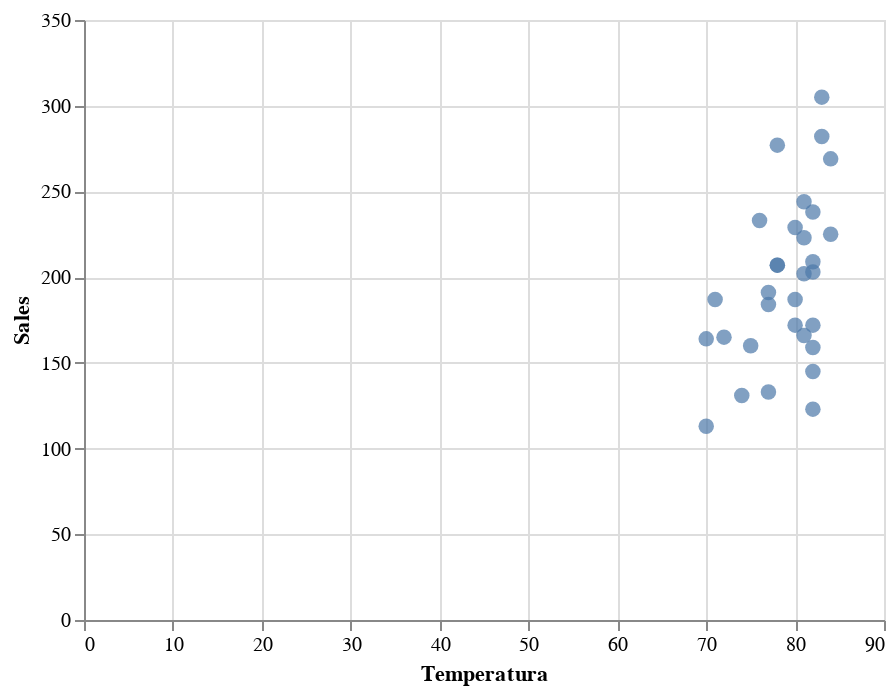

Notebook code cell kept with this figure:
### Code cell
data_plot = desenhar_grafico_vendas_por_variavel('Temperatura', limonadas)
data_plot

### Figure 1 — Vega-Lite specification as saved in the notebook (floating-point values rounded to 4 significant figures)
{"$schema": "https://vega.github.io/schema/vega-lite/v2.6.0.json", "config": {"view": {"height": 300, "width": 400}}, "data": {"name": "data-ba5f28dd6f6a78e17f4f67de88f1f416"}, "datasets": {"data-ba5f28dd6f6a78e17f4f67de88f1f416": [{"Data": "2016-07-01T00:00:00", "Folhetos": 90, "Laranja": 67, "Limao": 97, "Local": "Park", "LucroLaranja": 16.75, "LucroLimao": 24.25, "Preco": 0.25, "Rank": 30.5, "Revenue": 41, "Sales": 164, "Temperatura": 70}, {"Data": "2016-07-02T00:00:00", "Folhetos": 90, "Laranja": 67, "Limao": 98, "Local": "Park", "LucroLaranja": 16.75, "LucroLimao": 24.5, "Preco": 0.25, "Rank": 28, "Revenue": 41.25, "Sales": 165, "Temperatura": 72}, {"Data": "2016-07-03T00:00:00", "Folhetos": 104, "Laranja": 77, "Limao": 110, "Local": "Park", "LucroLaranja": 19.25, "LucroLimao": 27.5, "Preco": 0.25, "Rank": 29, "Revenue": 46.75, "Sales": 187, "Temperatura": 71}, {"Data": "2016-07-04T00:00:00", "Folhetos": 98, "Laranja": 99, "Limao": 134, "Local": "Beach", "LucroLaranja": 24.75, "LucroLimao": 33.5, "Preco": 0.25, "Rank": 25, "Revenue": 58.25, "Sales": 233, "Temperatura": 76}, {"Data": "2016-07-05T00:00:00", "Folhetos": 135, "Laranja": 118, "Limao": 159, "Local": "Beach", "LucroLaranja": 29.5, "LucroLimao": 39.75, "Preco": 0.25, "Rank": 20, "Revenue": 69.25, "Sales": 277, "Temperatura": 78}, {"Data": "2016-07-06T00:00:00", "Folhetos": 90, "Laranja": 69, "Limao": 103, "Local": "Beach", "LucroLaranja": 17.25, "LucroLimao": 25.75, "Preco": 0.25, "Rank": 8, "Revenue": 43, "Sales": 172, "Temperatura": 82}, {"Data": "2016-07-07T00:00:00", "Folhetos": 135, "Laranja": 101, "Limao": 143, "Local": "Beach", "LucroLaranja": 25.25, "LucroLimao": 35.75, "Preco": 0.25, "Rank": 13.5, "Revenue": 61, "Sales": 244, "Temperatura": 81}, {"Data": "2016-07-08T00:00:00", "Folhetos": 113, "Laranja": 86, "Limao": 123, "Local": "Beach", "LucroLaranja": 21.5, "LucroLimao": 30.75, "Preco": 0.25, "Rank": 8, "Revenue": 52.25, "Sales": 209, "Temperatura": 82}, {"Data": "2016-07-09T00:00:00", "Folhetos": 126, "Laranja": 95, "Limao": 134, "Local": "Beach", "LucroLaranja": 23.75, "LucroLimao": 33.5, "Preco": 0.25, "Rank": 17, "Revenue": 57.25, "Sales": 229, "Temperatura": 80}, {"Data": "2016-07-10T00:00:00", "Folhetos": 131, "Laranja": 98, "Limao": 140, "Local": "Beach", "LucroLaranja": 24.5, "LucroLimao": 35, "Preco": 0.25, "Rank": 8, "Revenue": 59.5, "Sales": 238, "Temperatura": 82}, {"Data": "2016-07-11T00:00:00", "Folhetos": 135, "Laranja": 120, "Limao": 162, "Local": "Beach", "LucroLaranja": 30, "LucroLimao": 40.5, "Preco": 0.25, "Rank": 3.5, "Revenue": 70.5, "Sales": 282, "Temperatura": 83}, {"Data": "2016-07-12T00:00:00", "Folhetos": 99, "Laranja": 95, "Limao": 130, "Local": "Beach", "LucroLaranja": 23.75, "LucroLimao": 32.5, "Preco": 0.25, "Rank": 1.5, "Revenue": 56.25, "Sales": 225, "Temperatura": 84}, {"Data": "2016-07-13T00:00:00", "Folhetos": 99, "Laranja": 75, "Limao": 109, "Local": "Beach", "LucroLaranja": 18.75, "LucroLimao": 27.25, "Preco": 0.25, "Rank": 23, "Revenue": 46, "Sales": 184, "Temperatura": 77}, {"Data": "2016-07-14T00:00:00", "Folhetos": 113, "Laranja": 85, "Limao": 122, "Local": "Beach", "LucroLaranja": 21.25, "LucroLimao": 30.5, "Preco": 0.25, "Rank": 20, "Revenue": 51.75, "Sales": 207, "Temperatura": 78}, {"Data": "2016-07-15T00:00:00", "Folhetos": 108, "Laranja": 62, "Limao": 98, "Local": "Beach", "LucroLaranja": 31, "LucroLimao": 49, "Preco": 0.5, "Rank": 26, "Revenue": 80, "Sales": 160, "Temperatura": 75}, {"Data": "2016-07-16T00:00:00", "Folhetos": 90, "Laranja": 50, "Limao": 81, "Local": "Beach", "LucroLaranja": 25, "LucroLimao": 40.5, "Preco": 0.5, "Rank": 27, "Revenue": 65.5, "Sales": 131, "Temperatura": 74}, {"Data": "2016-07-17T00:00:00", "Folhetos": 126, "Laranja": 76, "Limao": 115, "Local": "Beach", "LucroLaranja": 38, "LucroLimao": 57.5, "Preco": 0.5, "Rank": 23, "Revenue": 95.5, "Sales": 191, "Temperatura": 77}, {"Data": "2016-07-18T00:00:00", "Folhetos": 122, "Laranja": 92, "Limao": 131, "Local": "Park", "LucroLaranja": 46, "LucroLimao": 65.5, "Preco": 0.5, "Rank": 13.5, "Revenue": 111.5, "Sales": 223, "Temperatura": 81}, {"Data": "2016-07-19T00:00:00", "Folhetos": 113, "Laranja": 85, "Limao": 122, "Local": "Park", "LucroLaranja": 42.5, "LucroLimao": 61, "Preco": 0.5, "Rank": 20, "Revenue": 103.5, "Sales": 207, "Temperatura": 78}, {"Data": "2016-07-20T00:00:00", "Folhetos": 109.2, "Laranja": 42, "Limao": 71, "Local": "Park", "LucroLaranja": 21, "LucroLimao": 35.5, "Preco": 0.5, "Rank": 30.5, "Revenue": 56.5, "Sales": 113, "Temperatura": 70}, {"Data": "2016-07-21T00:00:00", "Folhetos": 90, "Laranja": 50, "Limao": 83, "Local": "Park", "LucroLaranja": 25, "LucroLimao": 41.5, "Preco": 0.5, "Rank": 23, "Revenue": 66.5, "Sales": 133, "Temperatura": 77}, {"Data": "2016-07-22T00:00:00", "Folhetos": 108, "Laranja": 75, "Limao": 112, "Local": "Park", "LucroLaranja": 37.5, "LucroLimao": 56, "Preco": 0.5, "Rank": 17, "Revenue": 93.5, "Sales": 187, "Temperatura": 80}, {"Data": "2016-07-23T00:00:00", "Folhetos": 117, "Laranja": 82, "Limao": 120, "Local": "Park", "LucroLaranja": 41, "LucroLimao": 60, "Preco": 0.5, "Rank": 13.5, "Revenue": 101, "Sales": 202, "Temperatura": 81}, {"Data": "2016-07-24T00:00:00", "Folhetos": 117, "Laranja": 82, "Limao": 121, "Local": "Park", "LucroLaranja": 41, "LucroLimao": 60.5, "Preco": 0.5, "Rank": 8, "Revenue": 101.5, "Sales": 203, "Temperatura": 82}, {"Data": "2016-07-25T00:00:00", "Folhetos": 135, "Laranja": 113, "Limao": 156, "Local": "Park", "LucroLaranja": 56.5, "LucroLimao": 78, "Preco": 0.5, "Rank": 1.5, "Revenue": 134.5, "Sales": 269, "Temperatura": 84}, {"Data": "2016-07-26T00:00:00", "Folhetos": 158, "Laranja": 129, "Limao": 176, "Local": "Park", "LucroLaranja": 45.15, "LucroLimao": 61.6, "Preco": 0.35, "Rank": 3.5, "Revenue": 106.8, "Sales": 305, "Temperatura": 83}, {"Data": "2016-07-27T00:00:00", "Folhetos": 99, "Laranja": 68, "Limao": 104, "Local": "Park", "LucroLaranja": 23.8, "LucroLimao": 36.4, "Preco": 0.35, "Rank": 17, "Revenue": 60.2, "Sales": 172, "Temperatura": 80}, {"Data": "2016-07-28T00:00:00", "Folhetos": 90, "Laranja": 63, "Limao": 96, "Local": "Park", "LucroLaranja": 22.05, "LucroLimao": 33.6, "Preco": 0.35, "Rank": 8, "Revenue": 55.65, "Sales": 159, "Temperatura": 82}, {"Data": "2016-07-29T00:00:00", "Folhetos": 95, "Laranja": 66, "Limao": 100, "Local": "Park", "LucroLaranja": 23.1, "LucroLimao": 35, "Preco": 0.35, "Rank": 13.5, "Revenue": 58.1, "Sales": 166, "Temperatura": 81}, {"Data": "2016-07-30T00:00:00", "Folhetos": 81, "Laranja": 57, "Limao": 88, "Local": "Beach", "LucroLaranja": 19.95, "LucroLimao": 30.8, "Preco": 0.35, "Rank": 8, "Revenue": 50.75, "Sales": 145, "Temperatura": 82}, {"Data": "2016-07-31T00:00:00", "Folhetos": 68, "Laranja": 47, "Limao": 76, "Local": "Beach", "LucroLaranja": 16.45, "LucroLimao": 26.6, "Preco": 0.35, "Rank": 8, "Revenue": 43.05, "Sales": 123, "Temperatura": 82}]}, "encoding": {"x": {"field": "Temperatura", "type": "quantitative"}, "y": {"field": "Sales", "type": "quantitative"}}, "mark": {"size": 60, "type": "circle"}}
